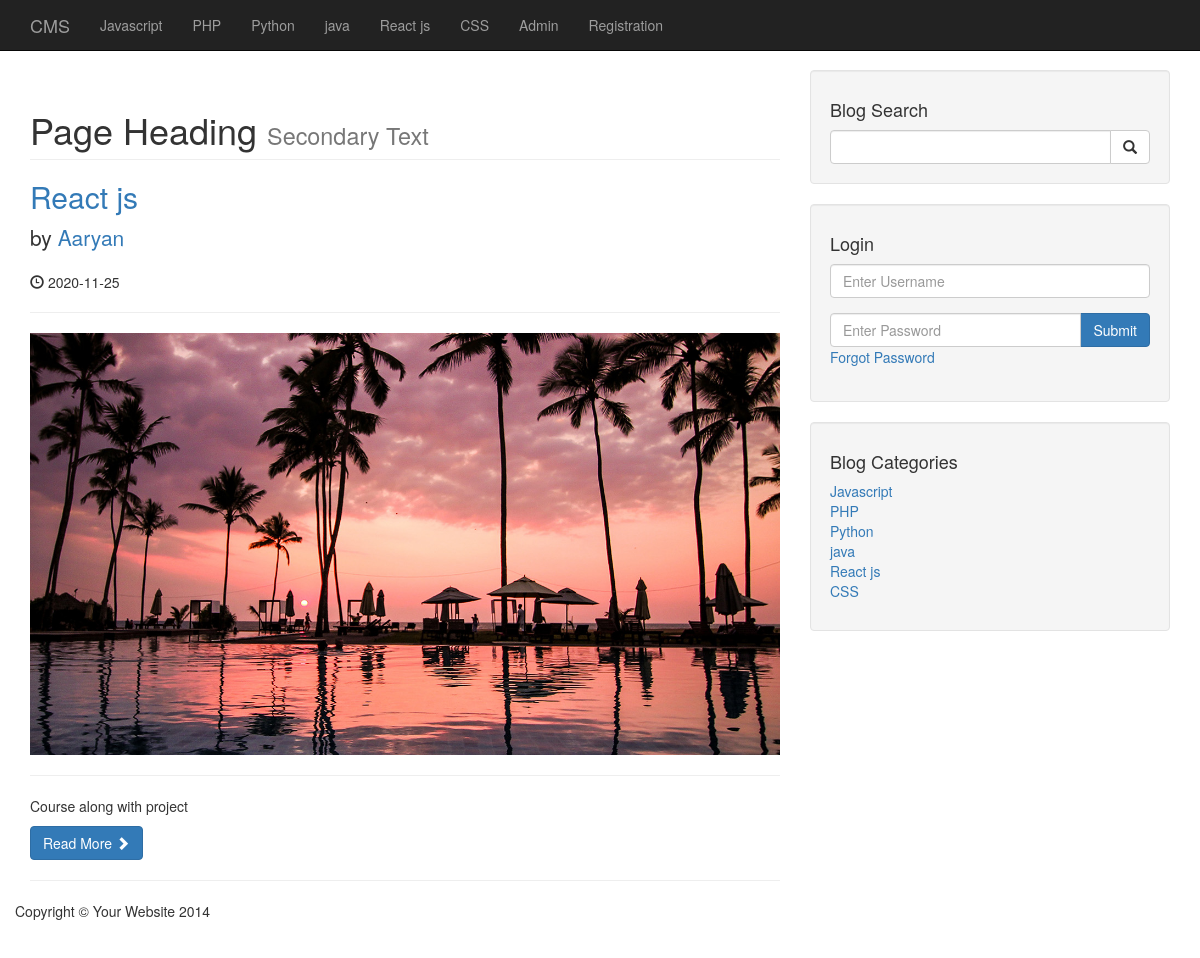
The app's page /category.php?category=1 with its own data.
### tables this page shows
CREATE TABLE `categories` (
  `cat_id` int(3) NOT NULL,
  `cat_title` varchar(255) NOT NULL
);

CREATE TABLE `posts` (
  `post_id` int(3) NOT NULL,
  `post_category_id` int(3) NOT NULL,
  `post_title` varchar(255) NOT NULL,
  `post_author` varchar(255) NOT NULL,
  `post_date` date NOT NULL,
  `post_image` text NOT NULL,
  `post_content` text NOT NULL,
  `post_tags` varchar(255) NOT NULL,
  `post_comment_count` int(11) NOT NULL,
  `post_status` varchar(255) NOT NULL DEFAULT 'draft'
);

### category.php (the view, shortened to what this page needs)
<?php
 include "includes/db.php";
?>
<?php
 include "includes/header.php";
?>
<?php
 include "includes/navigation.php";
?>
    <div class="container">
        <div class="row">
            <div class="col-md-8">
<?php
    if(isset($_GET['category'])){
        $post_category_id=$_GET['category'];
    }
    $query ="SELECT *from posts where post_category_id=$post_category_id";
    $select_all_posts_query = mysqli_query($connection, $query);
    while($row =mysqli_fetch_assoc($select_all_posts_query)) {
        $post_id=$row['post_id'];
        $post_title=$row['post_title'];
        $post_author=$row['post_author'];
        $post_date=$row['post_date'];
        $post_image=$row['post_image'];
        $post_content=substr($row['post_content'],0,100);
        ?>
             <h1 class="page-header">
                    Page Heading
                    <small>Secondary Text</small>
                </h1>
                <h2>
                    <a href="post.php?post_id=<?php echo $post_id;?>"><?php echo $post_title; ?></a>
                </h2>
                <p class="lead">
                    by <a href="index.php"><?php echo $post_author; ?></a>
                </p>
                <p><span class="glyphicon glyphicon-time"></span> <?php echo $post_date; ?></p>
                <hr>
                <img class="img-responsive" src=images/<?php echo $post_image; ?> alt="">
                <hr>
                <p><?php echo $post_content ?></p>
                <a class="btn btn-primary" href="#">Read More <span class="glyphicon glyphicon-chevron-right"></span></a>
                <hr>
  <?php  } ?>
            </div>
  <?php
    include "includes/sidebar.php";
 ?>
        </div>
<?php
    include "includes/footer.php"
        ?>

### includes/navigation.php (shortened to what this page needs)
<nav class="navbar navbar-inverse navbar-fixed-top" role="navigation">
     <div class="container">
         <div class="navbar-header">
             <a class="navbar-brand" href="index.php">CMS</a>
         </div>
         <div class="collapse navbar-collapse" id="bs-example-navbar-collapse-1">
             <ul class="nav navbar-nav">
         <?php
             $query = "SELECT * from categories";
             $select_all_categories_query = mysqli_query($connection, $query);
             while($row =mysqli_fetch_assoc($select_all_categories_query)) {
                 $cat_title=$row['cat_title'];
                 echo "<li><a href='#'>{$cat_title}</a></li>";
             }
         ?>
                 <li>
                     <a href="admin">Admin</a>
                 </li>
                 <li>
                     <a href="registration.php">Registration</a>
                 </li>
                 <li>
                     <a href="#"></a>
                 </li>
             </ul>
         </div>
     </div>
 </nav>

### includes/sidebar.php (shortened to what this page needs)
<div class="col-md-4">
      <div class="well">
          <h4>Blog Search</h4>
          <form action="search.php" method="post">
          <div class="input-group">
              <input name="search" type="text" class="form-control">
              <span class="input-group-btn">
                  <button name="submit" class="btn btn-default" type="submit">
                      <span class="glyphicon glyphicon-search"></span>
              </button>
              </span>
          </div>
          </form>
      </div>
      <div class="well">
                       <h4>Login</h4>
      <form action="includes/login.php" method="post">
      <div class="form-group">
          <input name="username" type="text" class="form-control" placeholder="Enter Username">
      </div>
        <div class="input-group">
          <input name="password" type="password" class="form-control" placeholder="Enter Password">
          <span class="input-group-btn">
             <button class="btn btn-primary" name="login" type="submit">Submit
             </button>
          </span>
         </div>
          <div class="form-group">
              <a href="#">Forgot Password</a>
          </div>
      </form>
    </div>
    <div class="well">
          <?php
      $query = "SELECT * from categories";
      $select_categories_sidebar = mysqli_query($connection, $query);
          ?>
          <h4>Blog Categories</h4>
          <div class="row">
              <div class="col-lg-12">
                  <ul class="list-unstyled">
      <?php while($row =mysqli_fetch_assoc($select_categories_sidebar )) {
      $cat_id=$row['cat_id'];
      $cat_title=$row['cat_title'];
      echo "<li><a href='category.php?category=$cat_id'>{$cat_title}</a></li>";
      }
      ?>
                  </ul>
              </div>
          </div>
      </div>

### css/blog-home.css (style rules this page uses)
body { padding-top: 70px; }

### records on screen
categories: cat_title "Javascript"
categories: cat_title "PHP"
categories: cat_title "Python"
categories: cat_title "java"
categories: cat_title "React js"
categories: cat_title "CSS"
posts: post_title "React js", post_author "Aaryan", post_date "2020-11-25", post_image (picture), post_content "Course along with project"
